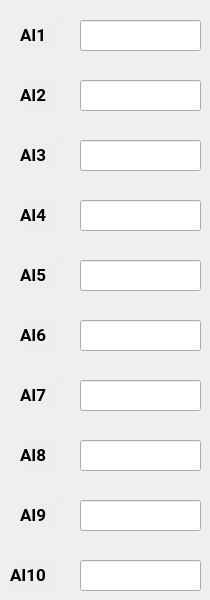
    <widget class="QWidget" name="tab_7">
     <attribute name="title">
      <string>AI</string>
     </attribute>
     <widget class="QLabel" name="label_105">
      <property name="geometry">
       <rect>
        <x>20</x>
        <y>20</y>
        <width>41</width>
        <height>31</height>
       </rect>
      </property>
      <property name="font">
       <font>
        <family>Roboto</family>
        <pointsize>13</pointsize>
        <weight>75</weight>
        <bold>true</bold>
       </font>
      </property>
      <property name="styleSheet">
       <string notr="true">background-color: rgb(150,160,186,1%);</string>
      </property>
      <property name="text">
       <string>AI1</string>
      </property>
     </widget>
     <widget class="QLineEdit" name="txtAI1">
      <property name="geometry">
       <rect>
        <x>80</x>
        <y>20</y>
        <width>121</width>
        <height>31</height>
       </rect>
      </property>
      <property name="font">
       <font>
        <pointsize>10</pointsize>
        <weight>75</weight>
        <bold>true</bold>
       </font>
      </property>
     </widget>
     <widget class="QLabel" name="label_106">
      <property name="geometry">
       <rect>
        <x>20</x>
        <y>80</y>
        <width>41</width>
        <height>31</height>
       </rect>
      </property>
      <property name="font">
       <font>
        <family>Roboto</family>
        <pointsize>13</pointsize>
        <weight>75</weight>
        <bold>true</bold>
       </font>
      </property>
      <property name="styleSheet">
       <string notr="true">background-color: rgb(150,160,186,1%);</string>
      </property>
      <property name="text">
       <string>AI2</string>
      </property>
     </widget>
     <widget class="QLineEdit" name="txtAI2">
      <property name="geometry">
       <rect>
        <x>80</x>
        <y>80</y>
        <width>121</width>
        <height>31</height>
       </rect>
      </property>
      <property name="font">
       <font>
        <pointsize>10</pointsize>
        <weight>75</weight>
        <bold>true</bold>
       </font>
      </property>
     </widget>
     <widget class="QLineEdit" name="txtAI3">
      <property name="geometry">
       <rect>
        <x>80</x>
        <y>140</y>
        <width>121</width>
        <height>31</height>
       </rect>
      </property>
      <property name="font">
       <font>
        <pointsize>10</pointsize>
        <weight>75</weight>
        <bold>true</bold>
       </font>
      </property>
     </widget>
     <widget class="QLabel" name="label_107">
      <property name="geometry">
       <rect>
        <x>20</x>
        <y>140</y>
        <width>41</width>
        <height>31</height>
       </rect>
      </property>
      <property name="font">
       <font>
        <family>Roboto</family>
        <pointsize>13</pointsize>
        <weight>75</weight>
        <bold>true</bold>
       </font>
      </property>
      <property name="styleSheet">
       <string notr="true">background-color: rgb(150,160,186,1%);</string>
      </property>
      <property name="text">
       <string>AI3</string>
      </property>
     </widget>
     <widget class="QLabel" name="label_108">
      <property name="geometry">
       <rect>
        <x>20</x>
        <y>200</y>
        <width>41</width>
        <height>31</height>
       </rect>
      </property>
      <property name="font">
       <font>
        <family>Roboto</family>
        <pointsize>13</pointsize>
        <weight>75</weight>
        <bold>true</bold>
       </font>
      </property>
      <property name="styleSheet">
       <string notr="true">background-color: rgb(150,160,186,1%);</string>
      </property>
      <property name="text">
       <string>AI4</string>
      </property>
     </widget>
     <widget class="QLineEdit" name="txtAI4">
      <property name="geometry">
       <rect>
        <x>80</x>
        <y>200</y>
        <width>121</width>
        <height>31</height>
       </rect>
      </property>
      <property name="font">
       <font>
        <pointsize>10</pointsize>
        <weight>75</weight>
        <bold>true</bold>
       </font>
      </property>
     </widget>
     <widget class="QLabel" name="label_109">
      <property name="geometry">
       <rect>
        <x>20</x>
        <y>260</y>
        <width>41</width>
        <height>31</height>
       </rect>
      </property>
      <property name="font">
       <font>
        <family>Roboto</family>
        <pointsize>13</pointsize>
        <weight>75</weight>
        <bold>true</bold>
       </font>
      </property>
      <property name="styleSheet">
       <string notr="true">background-color: rgb(150,160,186,1%);</string>
      </property>
      <property name="text">
       <string>AI5</string>
      </property>
     </widget>
     <widget class="QLineEdit" name="txtAI5">
      <property name="geometry">
       <rect>
        <x>80</x>
        <y>260</y>
        <width>121</width>
        <height>31</height>
       </rect>
      </property>
      <property name="font">
       <font>
        <pointsize>10</pointsize>
        <weight>75</weight>
        <bold>true</bold>
       </font>
      </property>
     </widget>
     <widget class="QLineEdit" name="txtAI6">
      <property name="geometry">
       <rect>
        <x>80</x>
        <y>320</y>
        <width>121</width>
        <height>31</height>
       </rect>
      </property>
      <property name="font">
       <font>
        <pointsize>10</pointsize>
        <weight>75</weight>
        <bold>true</bold>
       </font>
      </property>
     </widget>
     <widget class="QLabel" name="label_110">
      <property name="geometry">
       <rect>
        <x>20</x>
        <y>320</y>
        <width>41</width>
        <height>31</height>
       </rect>
      </property>
      <property name="font">
       <font>
        <family>Roboto</family>
        <pointsize>13</pointsize>
        <weight>75</weight>
        <bold>true</bold>
       </font>
      </property>
      <property name="styleSheet">
       <string notr="true">background-color: rgb(150,160,186,1%);</string>
      </property>
      <property name="text">
       <string>AI6</string>
      </property>
     </widget>
     <widget class="QLabel" name="label_111">
      <property name="geometry">
       <rect>
        <x>20</x>
        <y>380</y>
        <width>41</width>
        <height>31</height>
       </rect>
      </property>
      <property name="font">
       <font>
        <family>Roboto</family>
        <pointsize>13</pointsize>
        <weight>75</weight>
        <bold>true</bold>
       </font>
      </property>
      <property name="styleSheet">
       <string notr="true">background-color: rgb(150,160,186,1%);</string>
      </property>
      <property name="text">
       <string>AI7</string>
      </property>
     </widget>
     <widget class="QLineEdit" name="txtAI7">
      <property name="geometry">
       <rect>
        <x>80</x>
        <y>380</y>
        <width>121</width>
        <height>31</height>
       </rect>
      </property>
      <property name="font">
       <font>
        <pointsize>10</pointsize>
        <weight>75</weight>
        <bold>true</bold>
       </font>
      </property>
     </widget>
     <widget class="QLineEdit" name="txtAI8">
      <property name="geometry">
       <rect>
        <x>80</x>
        <y>440</y>
        <width>121</width>
        <height>31</height>
       </rect>
      </property>
      <property name="font">
       <font>
        <pointsize>10</pointsize>
        <weight>75</weight>
        <bold>true</bold>
       </font>
      </property>
     </widget>
     <widget class="QLabel" name="label_112">
      <property name="geometry">
       <rect>
        <x>20</x>
        <y>440</y>
        <width>41</width>
        <height>31</height>
       </rect>
      </property>
      <property name="font">
       <font>
        <family>Roboto</family>
        <pointsize>13</pointsize>
        <weight>75</weight>
        <bold>true</bold>
       </font>
      </property>
      <property name="styleSheet">
       <string notr="true">background-color: rgb(150,160,186,1%);</string>
      </property>
      <property name="text">
       <string>AI8</string>
      </property>
     </widget>
     <widget class="QLineEdit" name="txtAI9">
      <property name="geometry">
       <rect>
        <x>80</x>
        <y>500</y>
        <width>121</width>
        <height>31</height>
       </rect>
      </property>
      <property name="font">
       <font>
        <pointsize>10</pointsize>
        <weight>75</weight>
        <bold>true</bold>
       </font>
      </property>
     </widget>
     <widget class="QLabel" name="label_113">
      <property name="geometry">
       <rect>
        <x>20</x>
        <y>500</y>
        <width>41</width>
        <height>31</height>
       </rect>
      </property>
      <property name="font">
       <font>
        <family>Roboto</family>
        <pointsize>13</pointsize>
        <weight>75</weight>
        <bold>true</bold>
       </font>
      </property>
      <property name="styleSheet">
       <string notr="true">background-color: rgb(150,160,186,1%);</string>
      </property>
      <property name="text">
       <string>AI9</string>
      </property>
     </widget>
     <widget class="QLabel" name="label_114">
      <property name="geometry">
       <rect>
        <x>10</x>
        <y>560</y>
        <width>51</width>
        <height>31</height>
       </rect>
      </property>
      <property name="font">
       <font>
        <family>Roboto</family>
        <pointsize>13</pointsize>
        <weight>75</weight>
        <bold>true</bold>
       </font>
      </property>
      <property name="styleSheet">
       <string notr="true">background-color: rgb(150,160,186,1%);</string>
      </property>
      <property name="text">
       <string>AI10</string>
      </property>
     </widget>
     <widget class="QLineEdit" name="txtAI10">
      <property name="geometry">
       <rect>
        <x>80</x>
        <y>560</y>
        <width>121</width>
        <height>31</height>
       </rect>
      </property>
      <property name="font">
       <font>
        <pointsize>10</pointsize>
        <weight>75</weight>
        <bold>true</bold>
       </font>
      </property>
     </widget>
    </widget>
